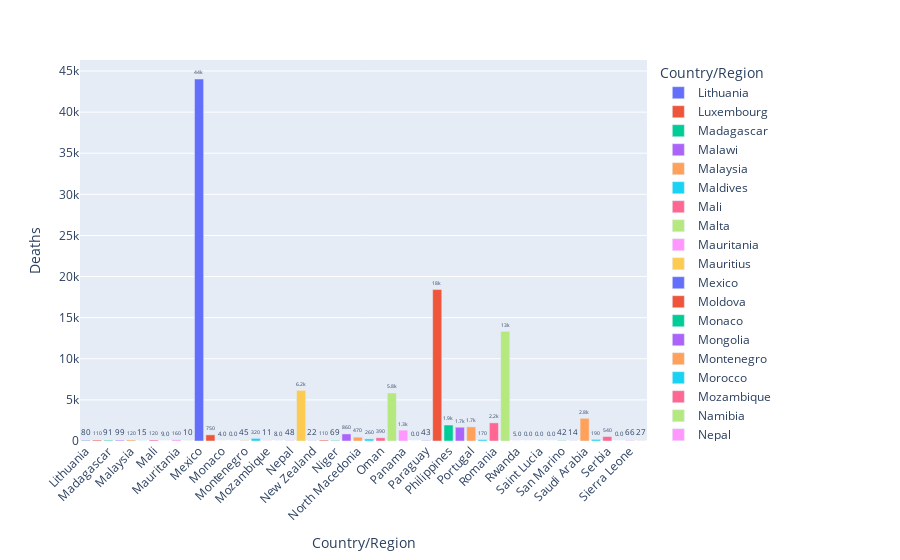

Notebook cell for this chart:
### Markdown cell above
## Deaths in the next 50 countries

### Code cell
fig1 = px.bar(country_wise[101:151], y='Deaths', x='Country/Region', text='Deaths', color='Country/Region')
# Put bar total value above bars with 2 values of precision
fig1.update_traces(texttemplate='%{text:.2s}', textposition='outside')
# Set fontsize and uniformtext_mode='hide' says to hide the text if it won't fit
fig1.update_layout(uniformtext_minsize=8)
# Rotate labels 45 degrees
fig1.update_layout(xaxis_tickangle=-45)
fig1

### Figure 1 — Plotly figure (JSON) as saved in the notebook; plotly's stock layout.template omitted (floating-point values rounded to 4 significant figures)
{"data": [{"alignmentgroup": "True", "hovertemplate": "Country/Region=%{x}<br>Deaths=%{text}<extra></extra>", "legendgroup": "Lithuania", "marker": {"color": "#636efa", "pattern": {"shape": ""}}, "name": "Lithuania", "offsetgroup": "Lithuania", "orientation": "v", "showlegend": true, "text": [80], "textposition": "outside", "texttemplate": "%{text:.2s}", "type": "bar", "x": ["Lithuania"], "xaxis": "x", "y": [80], "yaxis": "y"}, {"alignmentgroup": "True", "hovertemplate": "Country/Region=%{x}<br>Deaths=%{text}<extra></extra>", "legendgroup": "Luxembourg", "marker": {"color": "#EF553B", "pattern": {"shape": ""}}, "name": "Luxembourg", "offsetgroup": "Luxembourg", "orientation": "v", "showlegend": true, "text": [112], "textposition": "outside", "texttemplate": "%{text:.2s}", "type": "bar", "x": ["Luxembourg"], "xaxis": "x", "y": [112], "yaxis": "y"}, {"alignmentgroup": "True", "hovertemplate": "Country/Region=%{x}<br>Deaths=%{text}<extra></extra>", "legendgroup": "Madagascar", "marker": {"color": "#00cc96", "pattern": {"shape": ""}}, "name": "Madagascar", "offsetgroup": "Madagascar", "orientation": "v", "showlegend": true, "text": [91], "textposition": "outside", "texttemplate": "%{text:.2s}", "type": "bar", "x": ["Madagascar"], "xaxis": "x", "y": [91], "yaxis": "y"}, {"alignmentgroup": "True", "hovertemplate": "Country/Region=%{x}<br>Deaths=%{text}<extra></extra>", "legendgroup": "Malawi", "marker": {"color": "#ab63fa", "pattern": {"shape": ""}}, "name": "Malawi", "offsetgroup": "Malawi", "orientation": "v", "showlegend": true, "text": [99], "textposition": "outside", "texttemplate": "%{text:.2s}", "type": "bar", "x": ["Malawi"], "xaxis": "x", "y": [99], "yaxis": "y"}, {"alignmentgroup": "True", "hovertemplate": "Country/Region=%{x}<br>Deaths=%{text}<extra></extra>", "legendgroup": "Malaysia", "marker": {"color": "#FFA15A", "pattern": {"shape": ""}}, "name": "Malaysia", "offsetgroup": "Malaysia", "orientation": "v", "showlegend": true, "text": [124], "textposition": "outside", "texttemplate": "%{text:.2s}", "type": "bar", "x": ["Malaysia"], "xaxis": "x", "y": [124], "yaxis": "y"}, {"alignmentgroup": "True", "hovertemplate": "Country/Region=%{x}<br>Deaths=%{text}<extra></extra>", "legendgroup": "Maldives", "marker": {"color": "#19d3f3", "pattern": {"shape": ""}}, "name": "Maldives", "offsetgroup": "Maldives", "orientation": "v", "showlegend": true, "text": [15], "textposition": "outside", "texttemplate": "%{text:.2s}", "type": "bar", "x": ["Maldives"], "xaxis": "x", "y": [15], "yaxis": "y"}, {"alignmentgroup": "True", "hovertemplate": "Country/Region=%{x}<br>Deaths=%{text}<extra></extra>", "legendgroup": "Mali", "marker": {"color": "#FF6692", "pattern": {"shape": ""}}, "name": "Mali", "offsetgroup": "Mali", "orientation": "v", "showlegend": true, "text": [124], "textposition": "outside", "texttemplate": "%{text:.2s}", "type": "bar", "x": ["Mali"], "xaxis": "x", "y": [124], "yaxis": "y"}, {"alignmentgroup": "True", "hovertemplate": "Country/Region=%{x}<br>Deaths=%{text}<extra></extra>", "legendgroup": "Malta", "marker": {"color": "#B6E880", "pattern": {"shape": ""}}, "name": "Malta", "offsetgroup": "Malta", "orientation": "v", "showlegend": true, "text": [9], "textposition": "outside", "texttemplate": "%{text:.2s}", "type": "bar", "x": ["Malta"], "xaxis": "x", "y": [9], "yaxis": "y"}, {"alignmentgroup": "True", "hovertemplate": "Country/Region=%{x}<br>Deaths=%{text}<extra></extra>", "legendgroup": "Mauritania", "marker": {"color": "#FF97FF", "pattern": {"shape": ""}}, "name": "Mauritania", "offsetgroup": "Mauritania", "orientation": "v", "showlegend": true, "text": [156], "textposition": "outside", "texttemplate": "%{text:.2s}", "type": "bar", "x": ["Mauritania"], "xaxis": "x", "y": [156], "yaxis": "y"}, {"alignmentgroup": "True", "hovertemplate": "Country/Region=%{x}<br>Deaths=%{text}<extra></extra>", "legendgroup": "Mauritius", "marker": {"color": "#FECB52", "pattern": {"shape": ""}}, "name": "Mauritius", "offsetgroup": "Mauritius", "orientation": "v", "showlegend": true, "text": [10], "textposition": "outside", "texttemplate": "%{text:.2s}", "type": "bar", "x": ["Mauritius"], "xaxis": "x", "y": [10], "yaxis": "y"}, {"alignmentgroup": "True", "hovertemplate": "Country/Region=%{x}<br>Deaths=%{text}<extra></extra>", "legendgroup": "Mexico", "marker": {"color": "#636efa", "pattern": {"shape": ""}}, "name": "Mexico", "offsetgroup": "Mexico", "orientation": "v", "showlegend": true, "text": [44022], "textposition": "outside", "texttemplate": "%{text:.2s}", "type": "bar", "x": ["Mexico"], "xaxis": "x", "y": [44022], "yaxis": "y"}, {"alignmentgroup": "True", "hovertemplate": "Country/Region=%{x}<br>Deaths=%{text}<extra></extra>", "legendgroup": "Moldova", "marker": {"color": "#EF553B", "pattern": {"shape": ""}}, "name": "Moldova", "offsetgroup": "Moldova", "orientation": "v", "showlegend": true, "text": [748], "textposition": "outside", "texttemplate": "%{text:.2s}", "type": "bar", "x": ["Moldova"], "xaxis": "x", "y": [748], "yaxis": "y"}, {"alignmentgroup": "True", "hovertemplate": "Country/Region=%{x}<br>Deaths=%{text}<extra></extra>", "legendgroup": "Monaco", "marker": {"color": "#00cc96", "pattern": {"shape": ""}}, "name": "Monaco", "offsetgroup": "Monaco", "orientation": "v", "showlegend": true, "text": [4], "textposition": "outside", "texttemplate": "%{text:.2s}", "type": "bar", "x": ["Monaco"], "xaxis": "x", "y": [4], "yaxis": "y"}, {"alignmentgroup": "True", "hovertemplate": "Country/Region=%{x}<br>Deaths=%{text}<extra></extra>", "legendgroup": "Mongolia", "marker": {"color": "#ab63fa", "pattern": {"shape": ""}}, "name": "Mongolia", "offsetgroup": "Mongolia", "orientation": "v", "showlegend": true, "text": [0], "textposition": "outside", "texttemplate": "%{text:.2s}", "type": "bar", "x": ["Mongolia"], "xaxis": "x", "y": [0], "yaxis": "y"}, {"alignmentgroup": "True", "hovertemplate": "Country/Region=%{x}<br>Deaths=%{text}<extra></extra>", "legendgroup": "Montenegro", "marker": {"color": "#FFA15A", "pattern": {"shape": ""}}, "name": "Montenegro", "offsetgroup": "Montenegro", "orientation": "v", "showlegend": true, "text": [45], "textposition": "outside", "texttemplate": "%{text:.2s}", "type": "bar", "x": ["Montenegro"], "xaxis": "x", "y": [45], "yaxis": "y"}, {"alignmentgroup": "True", "hovertemplate": "Country/Region=%{x}<br>Deaths=%{text}<extra></extra>", "legendgroup": "Morocco", "marker": {"color": "#19d3f3", "pattern": {"shape": ""}}, "name": "Morocco", "offsetgroup": "Morocco", "orientation": "v", "showlegend": true, "text": [316], "textposition": "outside", "texttemplate": "%{text:.2s}", "type": "bar", "x": ["Morocco"], "xaxis": "x", "y": [316], "yaxis": "y"}, {"alignmentgroup": "True", "hovertemplate": "Country/Region=%{x}<br>Deaths=%{text}<extra></extra>", "legendgroup": "Mozambique", "marker": {"color": "#FF6692", "pattern": {"shape": ""}}, "name": "Mozambique", "offsetgroup": "Mozambique", "orientation": "v", "showlegend": true, "text": [11], "textposition": "outside", "texttemplate": "%{text:.2s}", "type": "bar", "x": ["Mozambique"], "xaxis": "x", "y": [11], "yaxis": "y"}, {"alignmentgroup": "True", "hovertemplate": "Country/Region=%{x}<br>Deaths=%{text}<extra></extra>", "legendgroup": "Namibia", "marker": {"color": "#B6E880", "pattern": {"shape": ""}}, "name": "Namibia", "offsetgroup": "Namibia", "orientation": "v", "showlegend": true, "text": [8], "textposition": "outside", "texttemplate": "%{text:.2s}", "type": "bar", "x": ["Namibia"], "xaxis": "x", "y": [8], "yaxis": "y"}, {"alignmentgroup": "True", "hovertemplate": "Country/Region=%{x}<br>Deaths=%{text}<extra></extra>", "legendgroup": "Nepal", "marker": {"color": "#FF97FF", "pattern": {"shape": ""}}, "name": "Nepal", "offsetgroup": "Nepal", "orientation": "v", "showlegend": true, "text": [48], "textposition": "outside", "texttemplate": "%{text:.2s}", "type": "bar", "x": ["Nepal"], "xaxis": "x", "y": [48], "yaxis": "y"}, {"alignmentgroup": "True", "hovertemplate": "Country/Region=%{x}<br>Deaths=%{text}<extra></extra>", "legendgroup": "Netherlands", "marker": {"color": "#FECB52", "pattern": {"shape": ""}}, "name": "Netherlands", "offsetgroup": "Netherlands", "orientation": "v", "showlegend": true, "text": [6160], "textposition": "outside", "texttemplate": "%{text:.2s}", "type": "bar", "x": ["Netherlands"], "xaxis": "x", "y": [6160], "yaxis": "y"}, {"alignmentgroup": "True", "hovertemplate": "Country/Region=%{x}<br>Deaths=%{text}<extra></extra>", "legendgroup": "New Zealand", "marker": {"color": "#636efa", "pattern": {"shape": ""}}, "name": "New Zealand", "offsetgroup": "New Zealand", "orientation": "v", "showlegend": true, "text": [22], "textposition": "outside", "texttemplate": "%{text:.2s}", "type": "bar", "x": ["New Zealand"], "xaxis": "x", "y": [22], "yaxis": "y"}, {"alignmentgroup": "True", "hovertemplate": "Country/Region=%{x}<br>Deaths=%{text}<extra></extra>", "legendgroup": "Nicaragua", "marker": {"color": "#EF553B", "pattern": {"shape": ""}}, "name": "Nicaragua", "offsetgroup": "Nicaragua", "orientation": "v", "showlegend": true, "text": [108], "textposition": "outside", "texttemplate": "%{text:.2s}", "type": "bar", "x": ["Nicaragua"], "xaxis": "x", "y": [108], "yaxis": "y"}, {"alignmentgroup": "True", "hovertemplate": "Country/Region=%{x}<br>Deaths=%{text}<extra></extra>", "legendgroup": "Niger", "marker": {"color": "#00cc96", "pattern": {"shape": ""}}, "name": "Niger", "offsetgroup": "Niger", "orientation": "v", "showlegend": true, "text": [69], "textposition": "outside", "texttemplate": "%{text:.2s}", "type": "bar", "x": ["Niger"], "xaxis": "x", "y": [69], "yaxis": "y"}, {"alignmentgroup": "True", "hovertemplate": "Country/Region=%{x}<br>Deaths=%{text}<extra></extra>", "legendgroup": "Nigeria", "marker": {"color": "#ab63fa", "pattern": {"shape": ""}}, "name": "Nigeria", "offsetgroup": "Nigeria", "orientation": "v", "showlegend": true, "text": [860], "textposition": "outside", "texttemplate": "%{text:.2s}", "type": "bar", "x": ["Nigeria"], "xaxis": "x", "y": [860], "yaxis": "y"}, {"alignmentgroup": "True", "hovertemplate": "Country/Region=%{x}<br>Deaths=%{text}<extra></extra>", "legendgroup": "North Macedonia", "marker": {"color": "#FFA15A", "pattern": {"shape": ""}}, "name": "North Macedonia", "offsetgroup": "North Macedonia", "orientation": "v", "showlegend": true, "text": [466], "textposition": "outside", "texttemplate": "%{text:.2s}", "type": "bar", "x": ["North Macedonia"], "xaxis": "x", "y": [466], "yaxis": "y"}, {"alignmentgroup": "True", "hovertemplate": "Country/Region=%{x}<br>Deaths=%{text}<extra></extra>", "legendgroup": "Norway", "marker": {"color": "#19d3f3", "pattern": {"shape": ""}}, "name": "Norway", "offsetgroup": "Norway", "orientation": "v", "showlegend": true, "text": [255], "textposition": "outside", "texttemplate": "%{text:.2s}", "type": "bar", "x": ["Norway"], "xaxis": "x", "y": [255], "yaxis": "y"}, {"alignmentgroup": "True", "hovertemplate": "Country/Region=%{x}<br>Deaths=%{text}<extra></extra>", "legendgroup": "Oman", "marker": {"color": "#FF6692", "pattern": {"shape": ""}}, "name": "Oman", "offsetgroup": "Oman", "orientation": "v", "showlegend": true, "text": [393], "textposition": "outside", "texttemplate": "%{text:.2s}", "type": "bar", "x": ["Oman"], "xaxis": "x", "y": [393], "yaxis": "y"}, {"alignmentgroup": "True", "hovertemplate": "Country/Region=%{x}<br>Deaths=%{text}<extra></extra>", "legendgroup": "Pakistan", "marker": {"color": "#B6E880", "pattern": {"shape": ""}}, "name": "Pakistan", "offsetgroup": "Pakistan", "orientation": "v", "showlegend": true, "text": [5842], "textposition": "outside", "texttemplate": "%{text:.2s}", "type": "bar", "x": ["Pakistan"], "xaxis": "x", "y": [5842], "yaxis": "y"}, {"alignmentgroup": "True", "hovertemplate": "Country/Region=%{x}<br>Deaths=%{text}<extra></extra>", "legendgroup": "Panama", "marker": {"color": "#FF97FF", "pattern": {"shape": ""}}, "name": "Panama", "offsetgroup": "Panama", "orientation": "v", "showlegend": true, "text": [1322], "textposition": "outside", "texttemplate": "%{text:.2s}", "type": "bar", "x": ["Panama"], "xaxis": "x", "y": [1322], "yaxis": "y"}, {"alignmentgroup": "True", "hovertemplate": "Country/Region=%{x}<br>Deaths=%{text}<extra></extra>", "legendgroup": "Papua New Guinea", "marker": {"color": "#FECB52", "pattern": {"shape": ""}}, "name": "Papua New Guinea", "offsetgroup": "Papua New Guinea", "orientation": "v", "showlegend": true, "text": [0], "textposition": "outside", "texttemplate": "%{text:.2s}", "type": "bar", "x": ["Papua New Guinea"], "xaxis": "x", "y": [0], "yaxis": "y"}, {"alignmentgroup": "True", "hovertemplate": "Country/Region=%{x}<br>Deaths=%{text}<extra></extra>", "legendgroup": "Paraguay", "marker": {"color": "#636efa", "pattern": {"shape": ""}}, "name": "Paraguay", "offsetgroup": "Paraguay", "orientation": "v", "showlegend": true, "text": [43], "textposition": "outside", "texttemplate": "%{text:.2s}", "type": "bar", "x": ["Paraguay"], "xaxis": "x", "y": [43], "yaxis": "y"}, {"alignmentgroup": "True", "hovertemplate": "Country/Region=%{x}<br>Deaths=%{text}<extra></extra>", "legendgroup": "Peru", "marker": {"color": "#EF553B", "pattern": {"shape": ""}}, "name": "Peru", "offsetgroup": "Peru", "orientation": "v", "showlegend": true, "text": [18418], "textposition": "outside", "texttemplate": "%{text:.2s}", "type": "bar", "x": ["Peru"], "xaxis": "x", "y": [18418], "yaxis": "y"}, {"alignmentgroup": "True", "hovertemplate": "Country/Region=%{x}<br>Deaths=%{text}<extra></extra>", "legendgroup": "Philippines", "marker": {"color": "#00cc96", "pattern": {"shape": ""}}, "name": "Philippines", "offsetgroup": "Philippines", "orientation": "v", "showlegend": true, "text": [1945], "textposition": "outside", "texttemplate": "%{text:.2s}", "type": "bar", "x": ["Philippines"], "xaxis": "x", "y": [1945], "yaxis": "y"}, {"alignmentgroup": "True", "hovertemplate": "Country/Region=%{x}<br>Deaths=%{text}<extra></extra>", "legendgroup": "Poland", "marker": {"color": "#ab63fa", "pattern": {"shape": ""}}, "name": "Poland", "offsetgroup": "Poland", "orientation": "v", "showlegend": true, "text": [1676], "textposition": "outside", "texttemplate": "%{text:.2s}", "type": "bar", "x": ["Poland"], "xaxis": "x", "y": [1676], "yaxis": "y"}, {"alignmentgroup": "True", "hovertemplate": "Country/Region=%{x}<br>Deaths=%{text}<extra></extra>", "legendgroup": "Portugal", "marker": {"color": "#FFA15A", "pattern": {"shape": ""}}, "name": "Portugal", "offsetgroup": "Portugal", "orientation": "v", "showlegend": true, "text": [1719], "textposition": "outside", "texttemplate": "%{text:.2s}", "type": "bar", "x": ["Portugal"], "xaxis": "x", "y": [1719], "yaxis": "y"}, {"alignmentgroup": "True", "hovertemplate": "Country/Region=%{x}<br>Deaths=%{text}<extra></extra>", "legendgroup": "Qatar", "marker": {"color": "#19d3f3", "pattern": {"shape": ""}}, "name": "Qatar", "offsetgroup": "Qatar", "orientation": "v", "showlegend": true, "text": [165], "textposition": "outside", "texttemplate": "%{text:.2s}", "type": "bar", "x": ["Qatar"], "xaxis": "x", "y": [165], "yaxis": "y"}, {"alignmentgroup": "True", "hovertemplate": "Country/Region=%{x}<br>Deaths=%{text}<extra></extra>", "legendgroup": "Romania", "marker": {"color": "#FF6692", "pattern": {"shape": ""}}, "name": "Romania", "offsetgroup": "Romania", "orientation": "v", "showlegend": true, "text": [2206], "textposition": "outside", "texttemplate": "%{text:.2s}", "type": "bar", "x": ["Romania"], "xaxis": "x", "y": [2206], "yaxis": "y"}, {"alignmentgroup": "True", "hovertemplate": "Country/Region=%{x}<br>Deaths=%{text}<extra></extra>", "legendgroup": "Russia", "marker": {"color": "#B6E880", "pattern": {"shape": ""}}, "name": "Russia", "offsetgroup": "Russia", "orientation": "v", "showlegend": true, "text": [13334], "textposition": "outside", "texttemplate": "%{text:.2s}", "type": "bar", "x": ["Russia"], "xaxis": "x", "y": [13334], "yaxis": "y"}, {"alignmentgroup": "True", "hovertemplate": "Country/Region=%{x}<br>Deaths=%{text}<extra></extra>", "legendgroup": "Rwanda", "marker": {"color": "#FF97FF", "pattern": {"shape": ""}}, "name": "Rwanda", "offsetgroup": "Rwanda", "orientation": "v", "showlegend": true, "text": [5], "textposition": "outside", "texttemplate": "%{text:.2s}", "type": "bar", "x": ["Rwanda"], "xaxis": "x", "y": [5], "yaxis": "y"}, {"alignmentgroup": "True", "hovertemplate": "Country/Region=%{x}<br>Deaths=%{text}<extra></extra>", "legendgroup": "Saint Kitts and Nevis", "marker": {"color": "#FECB52", "pattern": {"shape": ""}}, "name": "Saint Kitts and Nevis", "offsetgroup": "Saint Kitts and Nevis", "orientation": "v", "showlegend": true, "text": [0], "textposition": "outside", "texttemplate": "%{text:.2s}", "type": "bar", "x": ["Saint Kitts and Nevis"], "xaxis": "x", "y": [0], "yaxis": "y"}, {"alignmentgroup": "True", "hovertemplate": "Country/Region=%{x}<br>Deaths=%{text}<extra></extra>", "legendgroup": "Saint Lucia", "marker": {"color": "#636efa", "pattern": {"shape": ""}}, "name": "Saint Lucia", "offsetgroup": "Saint Lucia", "orientation": "v", "showlegend": true, "text": [0], "textposition": "outside", "texttemplate": "%{text:.2s}", "type": "bar", "x": ["Saint Lucia"], "xaxis": "x", "y": [0], "yaxis": "y"}, {"alignmentgroup": "True", "hovertemplate": "Country/Region=%{x}<br>Deaths=%{text}<extra></extra>", "legendgroup": "Saint Vincent and the Grenadines", "marker": {"color": "#EF553B", "pattern": {"shape": ""}}, "name": "Saint Vincent and the Grenadines", "offsetgroup": "Saint Vincent and the Grenadines", "orientation": "v", "showlegend": true, "text": [0], "textposition": "outside", "texttemplate": "%{text:.2s}", "type": "bar", "x": ["Saint Vincent and the Grenadines"], "xaxis": "x", "y": [0], "yaxis": "y"}, {"alignmentgroup": "True", "hovertemplate": "Country/Region=%{x}<br>Deaths=%{text}<extra></extra>", "legendgroup": "San Marino", "marker": {"color": "#00cc96", "pattern": {"shape": ""}}, "name": "San Marino", "offsetgroup": "San Marino", "orientation": "v", "showlegend": true, "text": [42], "textposition": "outside", "texttemplate": "%{text:.2s}", "type": "bar", "x": ["San Marino"], "xaxis": "x", "y": [42], "yaxis": "y"}, {"alignmentgroup": "True", "hovertemplate": "Country/Region=%{x}<br>Deaths=%{text}<extra></extra>", "legendgroup": "Sao Tome and Principe", "marker": {"color": "#ab63fa", "pattern": {"shape": ""}}, "name": "Sao Tome and Principe", "offsetgroup": "Sao Tome and Principe", "orientation": "v", "showlegend": true, "text": [14], "textposition": "outside", "texttemplate": "%{text:.2s}", "type": "bar", "x": ["Sao Tome and Principe"], "xaxis": "x", "y": [14], "yaxis": "y"}, {"alignmentgroup": "True", "hovertemplate": "Country/Region=%{x}<br>Deaths=%{text}<extra></extra>", "legendgroup": "Saudi Arabia", "marker": {"color": "#FFA15A", "pattern": {"shape": ""}}, "name": "Saudi Arabia", "offsetgroup": "Saudi Arabia", "orientation": "v", "showlegend": true, "text": [2760], "textposition": "outside", "texttemplate": "%{text:.2s}", "type": "bar", "x": ["Saudi Arabia"], "xaxis": "x", "y": [2760], "yaxis": "y"}, {"alignmentgroup": "True", "hovertemplate": "Country/Region=%{x}<br>Deaths=%{text}<extra></extra>", "legendgroup": "Senegal", "marker": {"color": "#19d3f3", "pattern": {"shape": ""}}, "name": "Senegal", "offsetgroup": "Senegal", "orientation": "v", "showlegend": true, "text": [194], "textposition": "outside", "texttemplate": "%{text:.2s}", "type": "bar", "x": ["Senegal"], "xaxis": "x", "y": [194], "yaxis": "y"}, {"alignmentgroup": "True", "hovertemplate": "Country/Region=%{x}<br>Deaths=%{text}<extra></extra>", "legendgroup": "Serbia", "marker": {"color": "#FF6692", "pattern": {"shape": ""}}, "name": "Serbia", "offsetgroup": "Serbia", "orientation": "v", "showlegend": true, "text": [543], "textposition": "outside", "texttemplate": "%{text:.2s}", "type": "bar", "x": ["Serbia"], "xaxis": "x", "y": [543], "yaxis": "y"}, {"alignmentgroup": "True", "hovertemplate": "Country/Region=%{x}<br>Deaths=%{text}<extra></extra>", "legendgroup": "Seychelles", "marker": {"color": "#B6E880", "pattern": {"shape": ""}}, "name": "Seychelles", "offsetgroup": "Seychelles", "orientation": "v", "showlegend": true, "text": [0], "textposition": "outside", "texttemplate": "%{text:.2s}", "type": "bar", "x": ["Seychelles"], "xaxis": "x", "y": [0], "yaxis": "y"}, {"alignmentgroup": "True", "hovertemplate": "Country/Region=%{x}<br>Deaths=%{text}<extra></extra>", "legendgroup": "Sierra Leone", "marker": {"color": "#FF97FF", "pattern": {"shape": ""}}, "name": "Sierra Leone", "offsetgroup": "Sierra Leone", "orientation": "v", "showlegend": true, "text": [66], "textposition": "outside", "texttemplate": "%{text:.2s}", "type": "bar", "x": ["Sierra Leone"], "xaxis": "x", "y": [66], "yaxis": "y"}, {"alignmentgroup": "True", "hovertemplate": "Country/Region=%{x}<br>Deaths=%{text}<extra></extra>", "legendgroup": "Singapore", "marker": {"color": "#FECB52", "pattern": {"shape": ""}}, "name": "Singapore", "offsetgroup": "Singapore", "orientation": "v", "showlegend": true, "text": [27], "textposition": "outside", "texttemplate": "%{text:.2s}", "type": "bar", "x": ["Singapore"], "xaxis": "x", "y": [27], "yaxis": "y"}], "layout": {"barmode": "relative", "legend": {"title": {"text": "Country/Region"}, "tracegroupgap": 0}, "margin": {"t": 60}, "uniformtext": {"minsize": 8}, "xaxis": {"anchor": "y", "categoryarray": ["Lithuania", "Luxembourg", "Madagascar", "Malawi", "Malaysia", "Maldives", "Mali", "Malta", "Mauritania", "Mauritius", "Mexico", "Moldova", "Monaco", "Mongolia", "Montenegro", "Morocco", "Mozambique", "Namibia", "Nepal", "Netherlands", "New Zealand", "Nicaragua", "Niger", "Nigeria", "North Macedonia", "Norway", "Oman", "Pakistan", "Panama", "Papua New Guinea", "Paraguay", "Peru", "Philippines", "Poland", "Portugal", "Qatar", "Romania", "Russia", "Rwanda", "Saint Kitts and Nevis", "Saint Lucia", "Saint Vincent and the Grenadines", "San Marino", "Sao Tome and Principe", "Saudi Arabia", "Senegal", "Serbia", "Seychelles", "Sierra Leone", "Singapore"], "categoryorder": "array", "domain": [0, 1], "tickangle": -45, "title": {"text": "Country/Region"}}, "yaxis": {"anchor": "x", "domain": [0, 1], "title": {"text": "Deaths"}}}}
